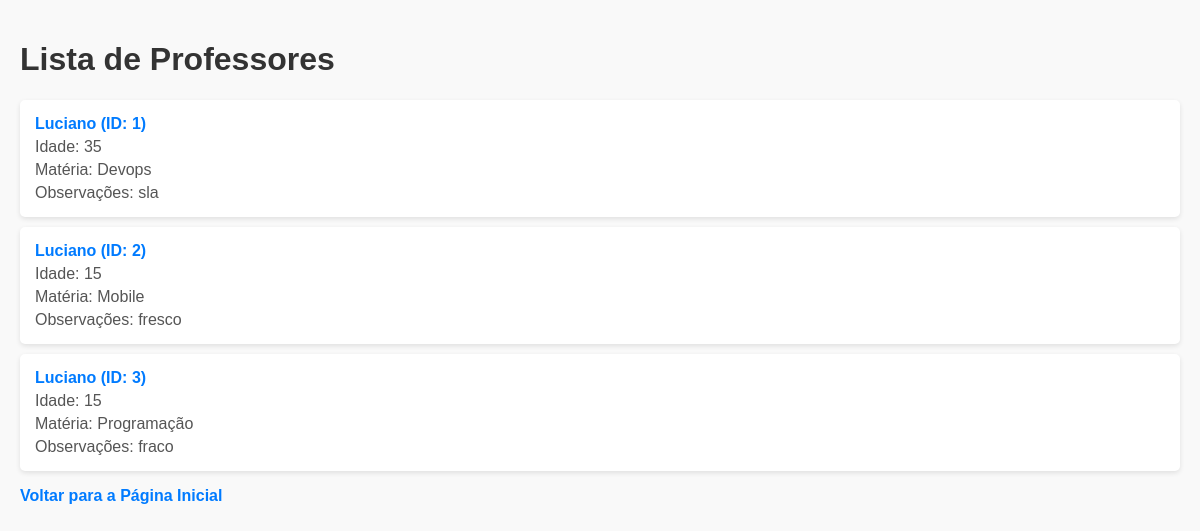
Page /professores on the earlier database version.
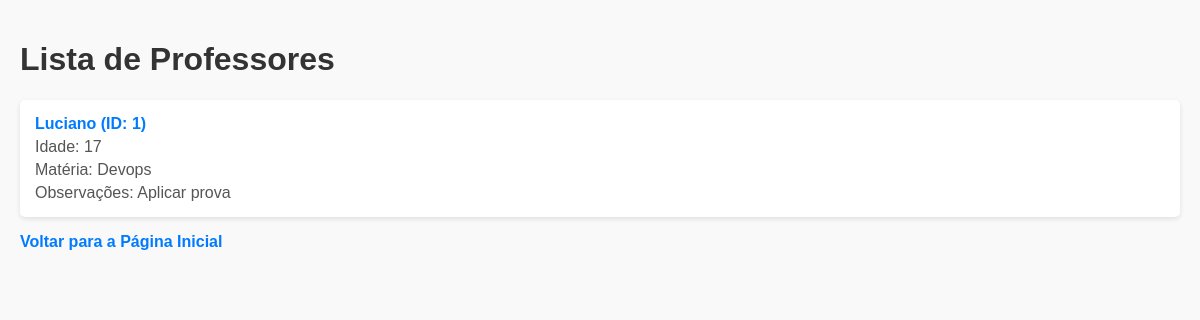
Same page on the later database version.
### professor/professor_model.py (models this page shows, shortened)
class Professor(db.Model):
    id = db.Column(db.Integer, primary_key=True)
    nome = db.Column(db.String(150))
    idade = db.Column(db.Integer)
    materia = db.Column(db.String(40))
    observacoes = db.Column(db.String(250))
    turmas = db.relationship('Turma', backref='professor', lazy="select")
    def to_dict(self):
        return{'id': self.id, 'nome': self.nome, 'idade': self.idade, 'materia': self.materia,
                'observacoes': self.observacoes,
                'turmas': [turma.descricao for turma in self.turmas]}

### professor/professor_routes.py (the view)
@professores_blueprint.route('/professores', methods=['GET'])
def get_professores():
    professores = listar_professores()
    return render_template("professores/professores.html", professores=professores)

### professor/professor_model.py (called while the page is built)
def listar_professores():
    professores = Professor.query.all()
    return [professor.to_dict() for professor in professores]

### templates/professores/professores.html (shortened to what this page needs)
<!DOCTYPE html>
<html lang="pt-BR">
<head>
</head>
<body>
    <h1>Lista de Professores</h1>
    <ul>
        {% for professor in professores %}
        <li>
            <a href="{{ url_for('professores.get_professor', id_professor=professor.id) }}">{{ professor.nome }} (ID: {{ professor.id }})</a>
            <span>Idade: {{ professor.idade }}</span>
            <span>Matéria: {{ professor.materia }}</span>
            <span>Observações: {{ professor.observacoes }}</span>
        </li>
        {% endfor %}
    </ul>
    <a href="{{ url_for('alunos.getIndex') }}" class="back-button">Voltar para a Página Inicial</a>
</body>
</html>

Differences in the rows shown:
removed Professor: nome "Luciano", id "2", idade "15", materia "Mobile", observacoes "fresco"
removed Professor: nome "Luciano", id "3", idade "15", materia "Programação", observacoes "fraco"
changed Professor "Luciano": idade "35" → "17"; observacoes "sla" → "Aplicar prova"
